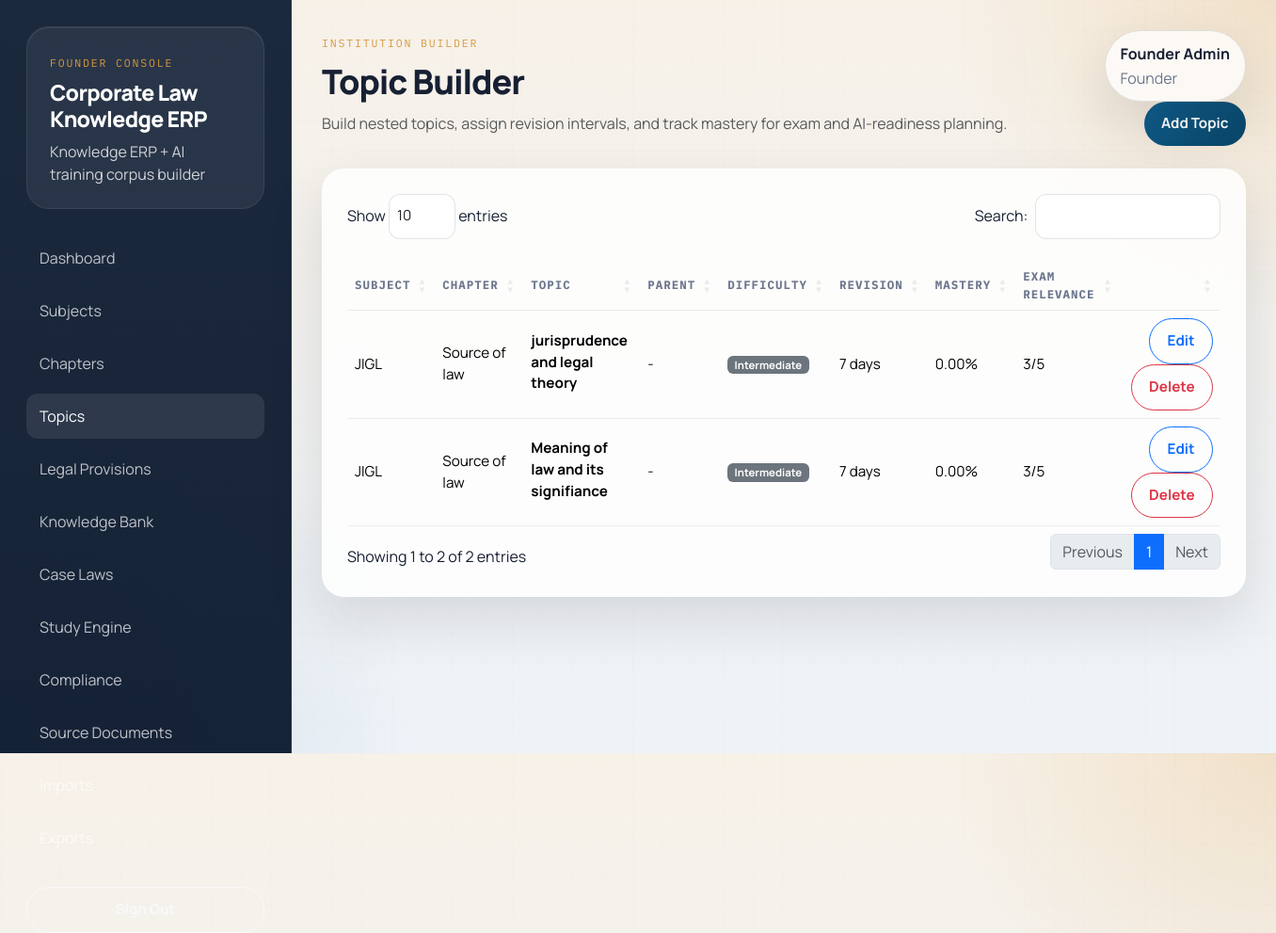
The page /topics (signed in) on the database its author committed.
### tables this page shows
CREATE TABLE `topics` (
  `id` int(10) UNSIGNED NOT NULL,
  `chapter_id` int(10) UNSIGNED NOT NULL,
  `parent_id` int(10) UNSIGNED DEFAULT NULL,
  `title` varchar(190) NOT NULL,
  `slug` varchar(190) NOT NULL,
  `learning_objectives` text DEFAULT NULL,
  `difficulty` varchar(40) NOT NULL DEFAULT 'Intermediate',
  `revision_interval_days` int(11) NOT NULL DEFAULT 7,
  `mastery_score` decimal(5,2) NOT NULL DEFAULT 0.00,
  `exam_relevance` tinyint(4) NOT NULL DEFAULT 3,
  `next_revision_at` date DEFAULT NULL,
  `dependency_map` text DEFAULT NULL,
  `created_at` datetime NOT NULL,
  `updated_at` datetime NOT NULL
);

CREATE TABLE `subjects` (
  `id` int(10) UNSIGNED NOT NULL,
  `code` varchar(50) NOT NULL,
  `name` varchar(190) NOT NULL,
  `slug` varchar(190) NOT NULL,
  `domain_type` varchar(120) DEFAULT NULL,
  `description` text DEFAULT NULL,
  `syllabus_version` varchar(80) DEFAULT NULL,
  `status` varchar(40) NOT NULL DEFAULT 'Active',
  `display_order` int(11) NOT NULL DEFAULT 0,
  `created_at` datetime NOT NULL,
  `updated_at` datetime NOT NULL
);

CREATE TABLE `chapters` (
  `id` int(10) UNSIGNED NOT NULL,
  `subject_id` int(10) UNSIGNED NOT NULL,
  `code` varchar(50) DEFAULT NULL,
  `title` varchar(190) NOT NULL,
  `weightage` varchar(50) DEFAULT NULL,
  `study_order` int(11) NOT NULL DEFAULT 0,
  `dependency_notes` text DEFAULT NULL,
  `summary` text DEFAULT NULL,
  `created_at` datetime NOT NULL,
  `updated_at` datetime NOT NULL
);

### app/Core/Controller.php (called while the page is built, shortened)
<?php
abstract class Controller
{
    protected function render(string $view, array $data = []): void
    {
        $viewFile = dirname(__DIR__) . '/Views/' . $view . '.php';
        extract($data, EXTR_SKIP);
        require $viewFile;
        require dirname(__DIR__) . '/Views/layouts/main.php';
    }
}

### app/Controllers/TopicController.php (called while the page is built, shortened)
<?php
final class TopicController extends Controller
{
    public function index(): void
    {
        $this->render('topics/index', [
            'title' => 'Topic Builder',
            'topics' => (new TopicModel())->listDetailed(),
        ]);
    }
}

### index.php (called while the page is built, shortened)
<?php
$app = require __DIR__ . '/app/bootstrap.php';
$app->run();

### app/Support/helpers.php (called while the page is built, shortened)
<?php
function config(string $key, mixed $default = null): mixed
{
    return App::instance()->config($key, $default);
}
function base_url(): string
{
    return rtrim((string) config('base_url', ''), '/');
}
function url(string $path = ''): string
{
    $path = trim($path);
    return base_url() . '/' . ltrim($path, '/');
}
function e(string|null $value): string
{
    return htmlspecialchars((string) $value, ENT_QUOTES, 'UTF-8');
}
function badge_class(string $status): string
{
    return match (strtolower($status)) {
        'published', 'done', 'completed', 'active', 'compliant' => 'success',
        'review', 'pending', 'draft', 'medium' => 'warning',
        'critical', 'high', 'overdue', 'inactive' => 'danger',
        default => 'secondary',
    };
}

### app/Core/Database.php (called while the page is built, shortened)
<?php
final class Database
{
    private PDO $pdo;
    private function __construct(array $config)
    {
        $dsn = sprintf(
            'mysql:host=%s;port=%s;dbname=%s;charset=%s',
            $config['host'],
            $config['port'],
            $config['database'],
            $config['charset']
        );
        $this->pdo = new PDO($dsn, $config['username'], $config['password'], [
            PDO::ATTR_ERRMODE => PDO::ERRMODE_EXCEPTION,
            PDO::ATTR_DEFAULT_FETCH_MODE => PDO::FETCH_ASSOC,
        ]);
    }
    public function select(string $sql, array $params = []): array
    {
        $statement = $this->pdo->prepare($sql);
        $statement->execute($params);
        return $statement->fetchAll();
    }
}

### app/Models/TopicModel.php (called while the page is built, shortened)
<?php
final class TopicModel extends Model
{
    public function listDetailed(): array
    {
        return $this->db->select(
            'SELECT t.*,
                    c.title AS chapter_name,
                    s.name AS subject_name,
                    parent.title AS parent_topic
             FROM topics t
             INNER JOIN chapters c ON c.id = t.chapter_id
             INNER JOIN subjects s ON s.id = c.subject_id
             LEFT JOIN topics parent ON parent.id = t.parent_id
             ORDER BY s.display_order ASC, c.study_order ASC, t.title ASC'
        );
    }
}

### app/Views/topics/index.php (the view, shortened to what this page needs)
<section class="page-actions mb-4">
    <p class="text-muted mb-0">Build nested topics, assign revision intervals, and track mastery for exam and AI-readiness planning.</p>
    <a class="btn btn-primary" href="<?= e(url('/topics/create')) ?>">Add Topic</a>
</section>
<div class="app-card">
    <table class="table table-hover align-middle datatable">
        <thead>
        <tr>
            <th>Subject</th>
            <th>Chapter</th>
            <th>Topic</th>
            <th>Parent</th>
            <th>Difficulty</th>
            <th>Revision</th>
            <th>Mastery</th>
            <th>Exam Relevance</th>
            <th></th>
        </tr>
        </thead>
        <tbody>
        <?php foreach ($topics as $topic): ?>
            <tr>
                <td><?= e($topic['subject_name']) ?></td>
                <td><?= e($topic['chapter_name']) ?></td>
                <td>
                    <strong><?= e($topic['title']) ?></strong>
                </td>
                <td><?= e($topic['parent_topic'] ?: '-') ?></td>
                <td><span class="badge text-bg-<?= e(badge_class((string) $topic['difficulty'])) ?>"><?= e($topic['difficulty']) ?></span></td>
                <td><?= e($topic['revision_interval_days']) ?> days</td>
                <td><?= e($topic['mastery_score']) ?>%</td>
                <td><?= e($topic['exam_relevance']) ?>/5</td>
                <td class="text-end">
                    <a class="btn btn-sm btn-outline-primary" href="<?= e(url('/topics/edit/' . $topic['id'])) ?>">Edit</a>
                    <form class="d-inline" method="post" action="<?= e(url('/topics/delete/' . $topic['id'])) ?>">
                        <button class="btn btn-sm btn-outline-danger" type="submit" onclick="return confirm('Delete this topic?')">Delete</button>
                    </form>
                </td>
            </tr>
        <?php endforeach; ?>
        </tbody>
    </table>
</div>

### app/Core/App.php (shortened to what this page needs)
<?php
final class App
{
    private static ?self $instance = null;
    private array $config;
    private array $routes = [];
    public function __construct(array $config)
    {
        $this->config = $config;
        self::$instance = $this;
    }
    public static function instance(): self
    {
        return self::$instance;
    }
    public function config(string $key, mixed $default = null): mixed
    {
        $segments = explode('.', $key);
        $value = $this->config;
        foreach ($segments as $segment) {
            $value = $value[$segment];
        }
        return $value;
    }
    private function map(string $method, string $path, array $handler, bool $authRequired): void
    {
        $this->routes[] = [
            'method' => strtoupper($method),
            'path' => '/' . trim($path, '/'),
            'handler' => $handler,
            'auth' => $authRequired,
        ];
    }
    public function run(): void
    {
        $method = request_method();
        $path = request_path();
        foreach ($this->routes as $route) {
            if ($route['method'] !== $method) {
                continue;
            }
            $pattern = preg_replace('#\{([a-zA-Z_][a-zA-Z0-9_]*)\}#', '([^/]+)', $route['path']);
            $pattern = '#^' . $pattern . '$#';
            if (! preg_match($pattern, $path, $matches)) {
                continue;
            }
            array_shift($matches);
            [$class, $action] = $route['handler'];
            $controller = new $class();
            call_user_func_array([$controller, $action], $matches);
            return;
        }
    }
}

### rows shown on the page
topics: subjects.name "JIGL", chapter.title "Source of law", title "jurisprudence and legal theory", parent_topic "-", difficulty "Intermediate", revision_interval_days "7", mastery_score "0.00", exam_relevance "3"
topics: subjects.name "JIGL", chapter.title "Source of law", title "Meaning of law and its signifiance", parent_topic "-", difficulty "Intermediate", revision_interval_days "7", mastery_score "0.00", exam_relevance "3"
